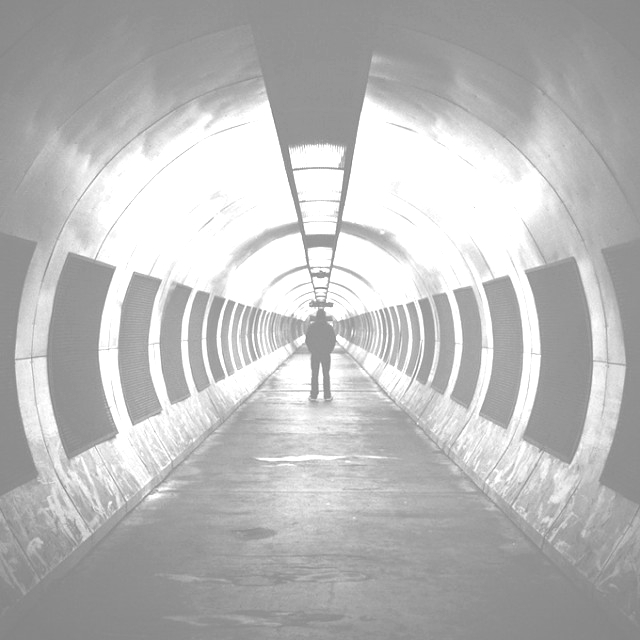
#> input picture imagen_tres_quiz.jpg, 640 x 640 px
$ python escaladegrises_Negativa.py
#> lines starting #> are read from the running program, lines starting #| are printed output that depends on the picture
from PIL import Image
import numpy as np
import matplotlib.pyplot as plt

Im_g = Image.open('imagen_tres_quiz.jpg').convert('L')
Im_ga = np.array(Im_g) #crea la matriz
print(Im_ga.shape) #tamaño de la matriz shape
#| (640, 640)
Im1 = 255 - Im_ga #Invertir la image"""
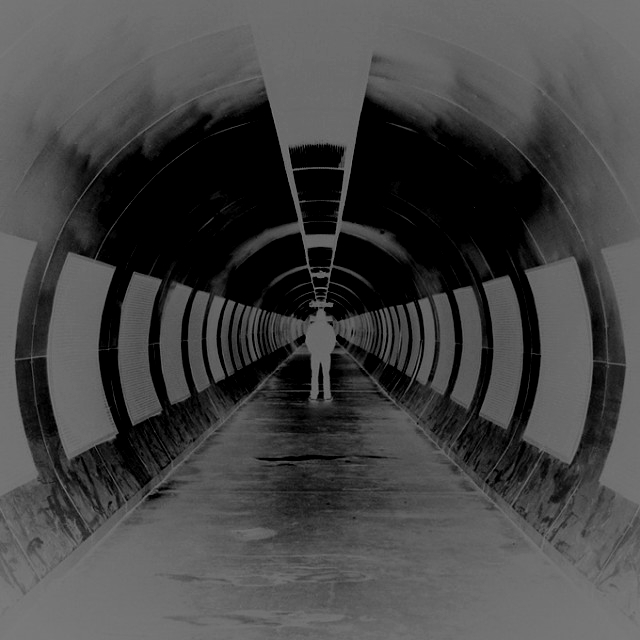
#> Im1: shape (640, 640); min 0, max 125, mean 68.8
plt.gray()
plt.imshow(Im_ga)
plt.axis("off") #para q no muestre el plano cartesiano

plt.figure() #para q muestre las dos imagenes
plt.gray()
plt.imshow(Im1)
plt.axis("off")

$ run again, with Penguins.jpg copied over imagen_tres_quiz.jpg
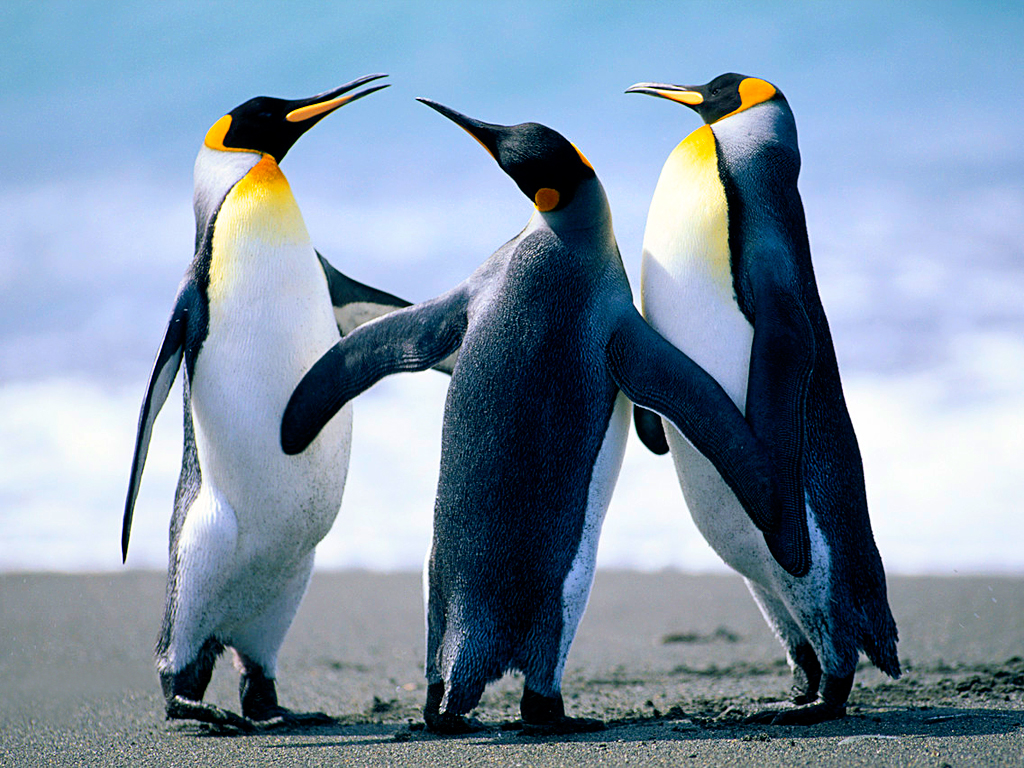
#> input picture Penguins.jpg, 1024 x 768 px
#> `Im_g = Image.open('imagen_tres_quiz.jpg').convert('L')`:
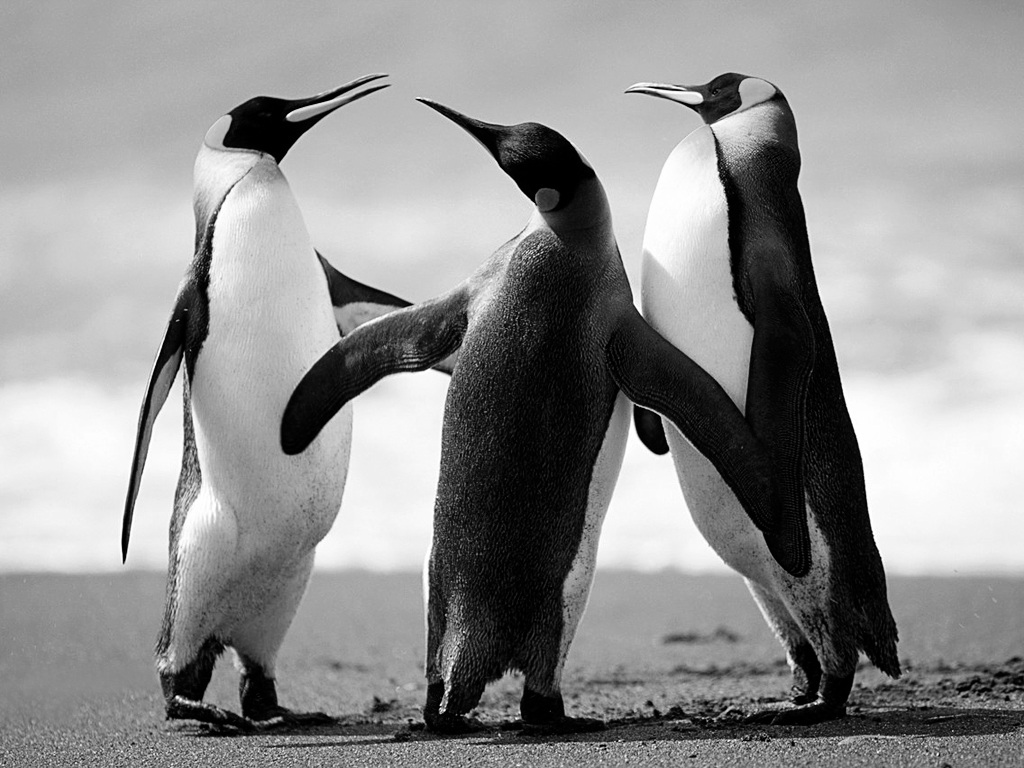
#> Im_g: PIL image 1024x768 L; min 0, max 255, mean 144.3
#| (768, 1024)
#> `Im1 = 255 - Im_ga #Invertir la image"""`:
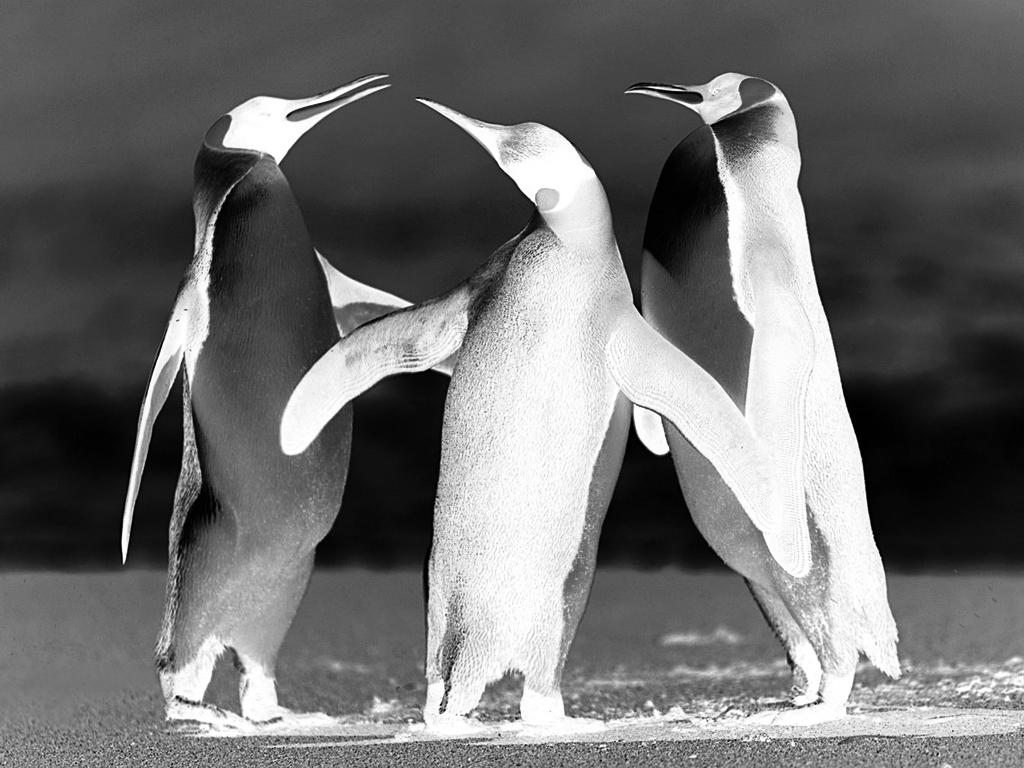
#> Im1: shape (768, 1024); min 0, max 255, mean 110.7
